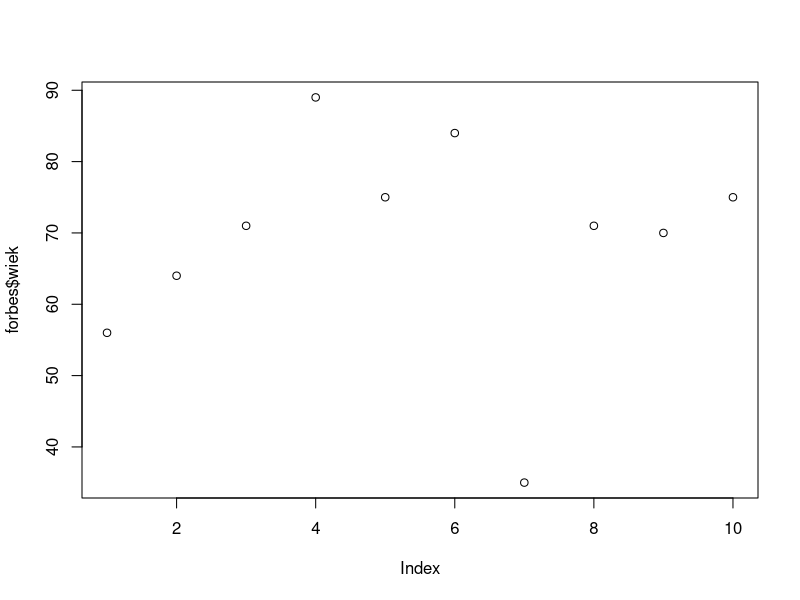
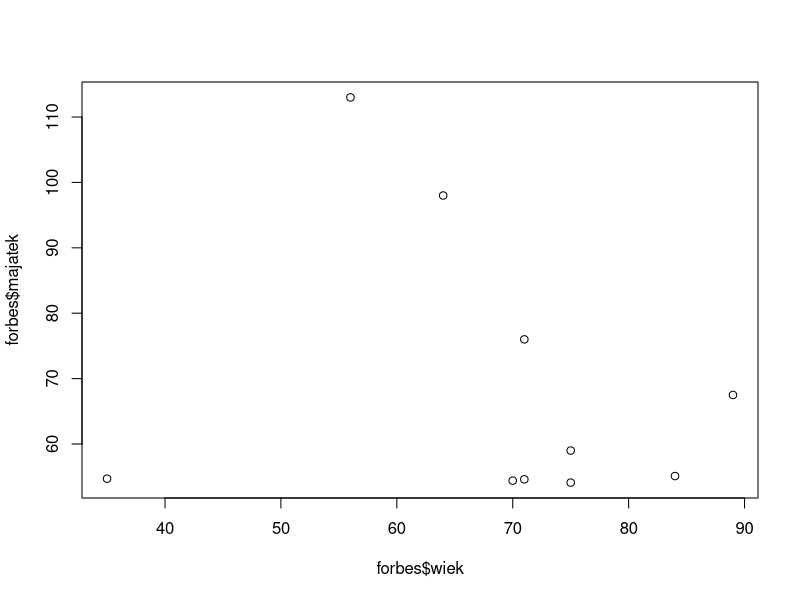
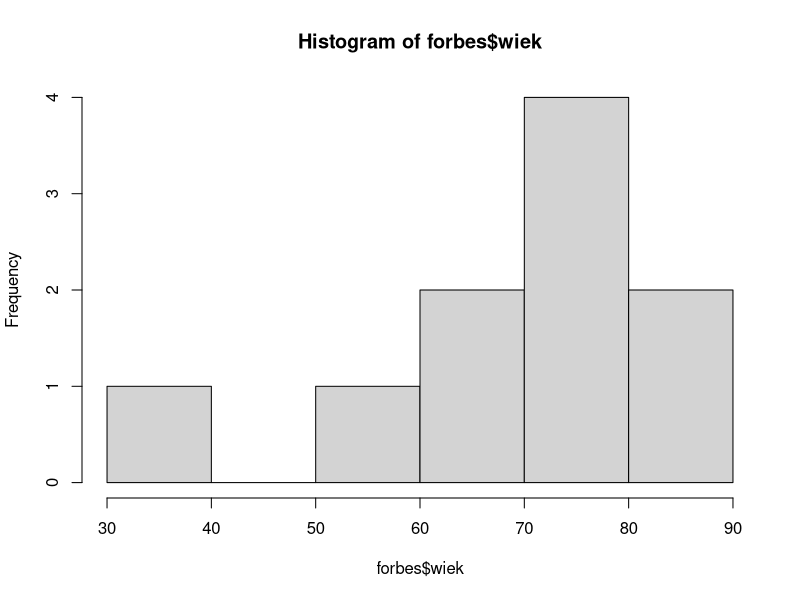
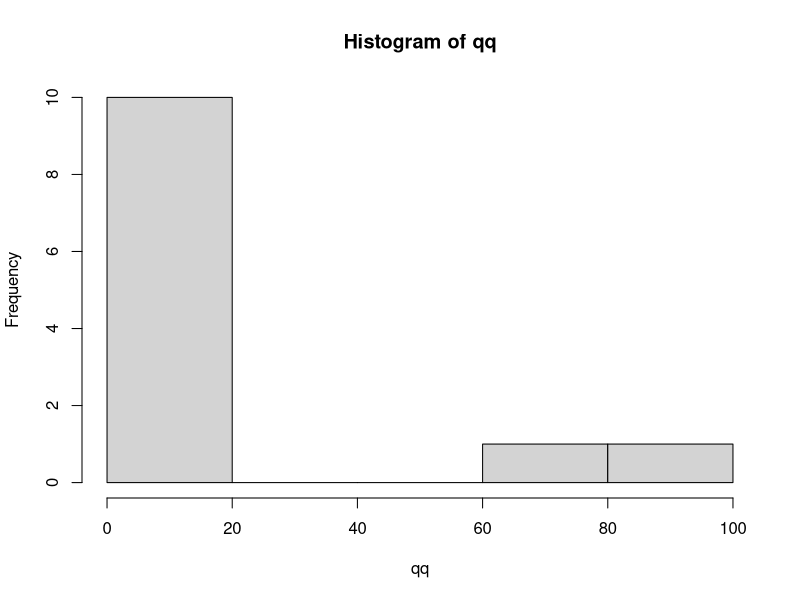
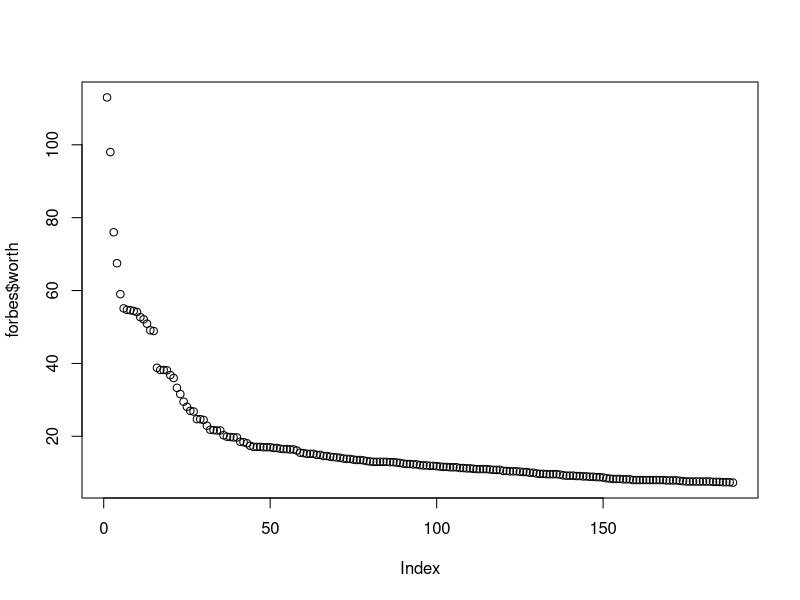
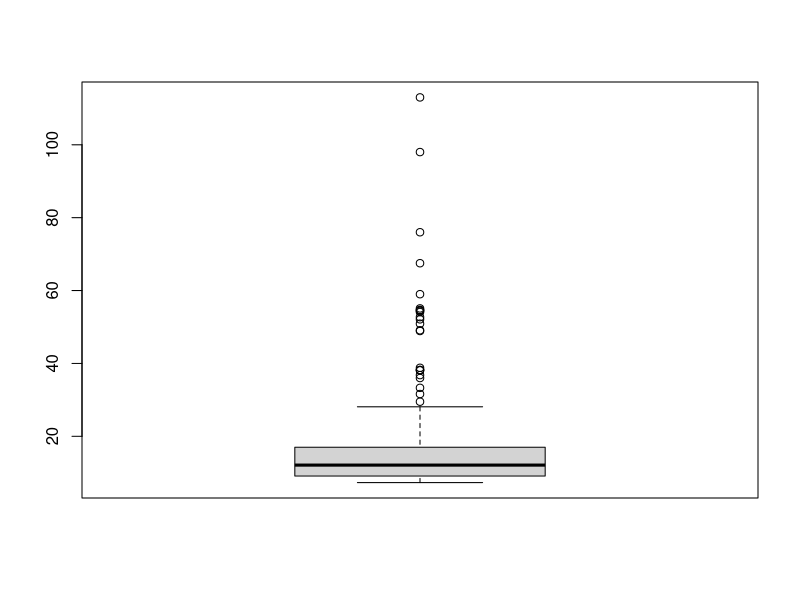
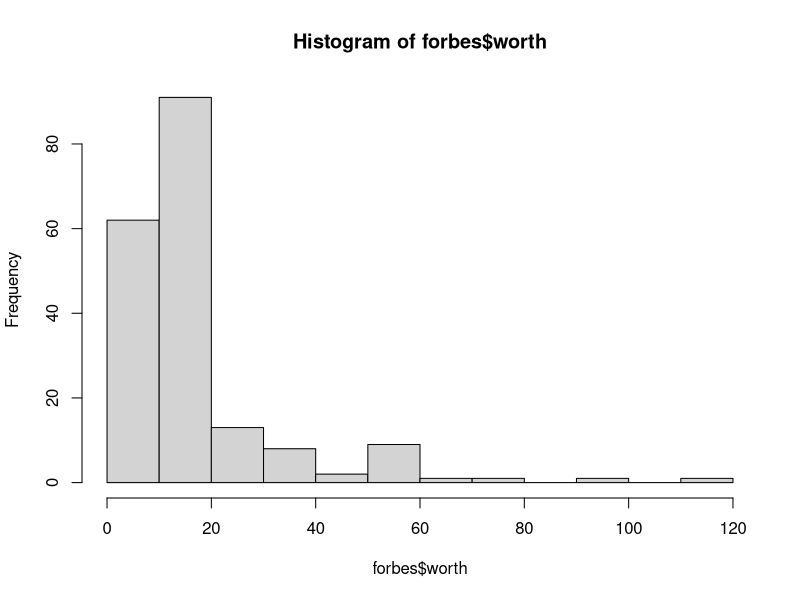
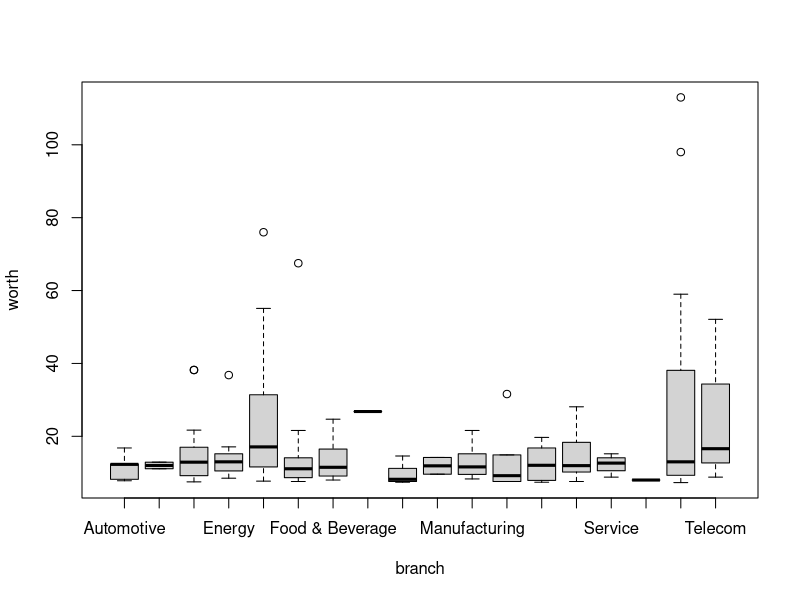

Recreate these plots in R, in order.
## R
## Minimalistic introduction

## NOTE: Everything after # is ignored by R interpreter

## Forbes billionaires
## https://www.forbes.com/billionaires/

## wektors napisów (character vector)

## More vectors (think columns in spreadsheets)
## character vector:
milioner <- c('Jeff Bezos', 'Bill Gates', 'Bernard Arnault',
              'Warren Buffett', 
              'Larry Ellison', "Amancio Ortega", 
              "Mark Zuckerberg", "Jim Walton", "Alice Walton", "Rob Walton")

## numeric vector:
## majątek (wealth)
majatek <- c(113, 98,76, 67.5,59,55.1,54.7,54.6,54.4, 54.1)

## another numeric vector
## wiek (age)
wiek <- c(56, 64, 71, 89, 75, 84, 35, 71, 70, 75 )

## character vector (fake) dates
## urodzony (born)
urodzony <- c( 
   '1964-01-01', '1956-01-01', '1949-01-01', '1931-01-01', '1945-01-01',
   '1936-01-01', '1985-01-01', '1949-01-01', '1950-01-01', '1945-01-01' )

## country ISO codes 
kraj <- c( 'US', 'US', 'FR', 'US', 'US', 'ES', 'US', 'US', 'US', 'US' );

## F&I = finance and investment
## branch/sector
branza <- c("Technology", "Technology", "Retail", "F&I", "Technology", "Retail",
   "Technology", "Retail", "Retail", "Retail")

## Dataframe = fundamental R data structure (think spreadsheet)
## dataframe = list of named vectors
forbes <- data.frame(milioner, majatek, urodzony, wiek, kraj, branza)

## str(ucture) = inspect structure of any R object (incl dataframe)
str(forbes)

## print frame (not particularily useful)
forbes

## Print column (more useful)
## df$column = access column from df
## df$colum

## another column:
forbes$majatek

##
## access columns using numbers
## columns are numbered from 1
forbes[, 3]


## Print first 13 rows
## useful functions
head(forbes, n=13)

## Print some rows from the bottom of dataframe
tail(forbes)

## Number of rows in a dataframe
nrow(forbes)


##
## Basic (descriptive) statistics (at least)

## mean of a column majatek (wealth) from dataframe forbes
mean(forbes$majatek)

## some summary statistics
summary(forbes$wiek)
## standard deviation
sd(forbes$wiek)
## minimum value
min(forbes$wiek)

## Simple plot
## plot with default chart (R decides based on the data to plot)
## Guess the plot type :-)
plot(forbes$wiek)

plot(forbes$wiek, forbes$majatek)

## histogram
hist(forbes$wiek)

##
## In practice data are not manually typed as above, but loaded from files or URLs
## As a example file FB2020.csv contains data on Forbs billionaires

## Import data into frame (function csv.read):

forbes <- read.csv("FB2020.csv", dec=".", sep = ';',  header=T, na.string="NA");

## dec = determines decimal 
## sep = cell separation character (';')
## header = if there is a header with variable names (T) or not (F)
## na.string = determines how missing values are encodes (here as 'NA')

## examine structure
str(forbes)

## indexing
w  <- forbes[,3]
p <- forbes[1,]

p
w <- forbes$worth

billionares <- forbes[,"name"]
## or: billionares <- forbes$name

## Basic statistics again

summary(forbes$worth)
forbes.summary <- summary(forbes$worth)
str(forbes.summary)
forbes.summary[1]

## Extract atribute 'Median'
forbes.summary["Median"]
forbes.median <- forbes.summary["Median"]
forbes.median


forbes.mean  <- mean(forbes$age, na.rm = T)

## Printing results
print (forbes.mean)

## Formatted print
sprintf ("%.2f", forbes.mean)

## or (cat = concatenate)
cat ("Median:", forbes.median)

summary(forbes)

## The distibution is extremly skew
forbes.table <- table(forbes$worth)

length(forbes.table)

forbes.table

cut(forbes$worth, breaks=seq(0,120, by=10))

qq <- table(cut(forbes$worth, breaks=seq(0,120, by=10)))

hist(qq)

## Core R can be extended by attaching libraries. Some
## libraries are very useful. Installing a library is very easy:
## install.packages("library") 

## Filtering/selecting/modyfing dataframes with dplyr/tidyverse

## Filtering rows
library("dplyr")
## install.packages("dplyr") 
## installation is automatic (upon confirmation) in RStudio

## filter all billionaires who are non US:
nonus.forbes <- filter(forbes, country != "US")
nonus.forbes

## Modification oprations can be connected to one sequence with %>% operator
## Example: filter some rows %>% select some columns:
nonus.forbes.worth <- filter(forbes, country != "US") %>% 
  select(worth)

## Compute total wealth:
sum(nonus.forbes.worth)

## Print all countries  without repetitions
select(forbes, country) %>% unique

## How many countries:
select(forbes, country) %>% unique %>% nrow

## alternative syntax:
forbes %>% select(country) %>% unique %>% nrow

## Grouping is useful for summarization
## Example: compute total wealth and number of billionaires by country 
by.country <- forbes %>% 
    group_by(country) %>% ## group by country
    summarise(t = sum(worth), n=n()) ## summarise (in groups)

## Print results
by.country

## #####################################################################
## Graphics
## default chart for list of numbers
## ####################################################################

plot (forbes$worth)
## boxplot
boxplot(forbes$worth)
## color= breaks
hist(forbes$worth)

## 
boxplot(worth ~ branch, data=forbes)
select(forbes, branch) %>% unique %>% nrow

## mutate = create new variables
forbes.x <- mutate(forbes, 
  branch = case_when(branch == "Technology" ~ "IT", 
                     branch == "Fashion & Retail" ~ "FR",
                     TRUE ~ "Other"))
forbes.x
boxplot(worth ~ branch, data=forbes.x)

## basic plot
## for two lists (XY-plot)
plot(forbes.x$age, forbes.x$worth)

## Much better quality graphics with ggplot2
##
library ("ggplot2")

#  quick-plot (default charts are generated based on data types)
qplot(data=forbes.x, age, worth, color=branch)
qplot(data=forbes.x, age, worth, facets = . ~ branch)


